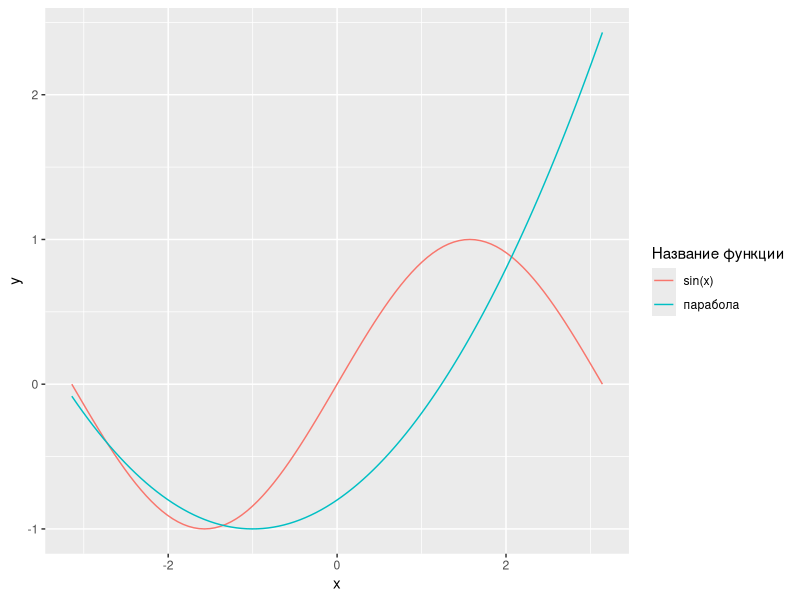
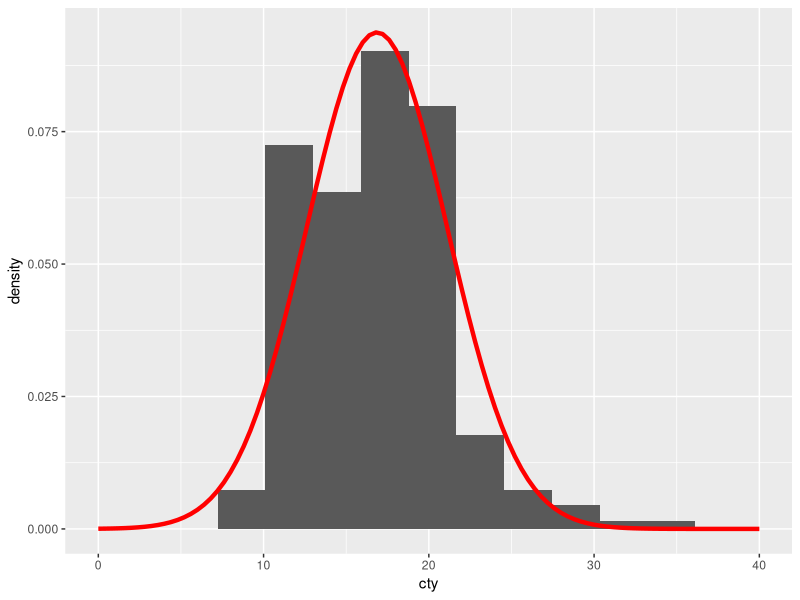

Here is the R script that generated these plots, in order:
## ---- chunk 1
library(tidyverse)
## ---- chunk 2
ggplot(data = tibble(x = c(-pi, pi)), mapping = aes(x)) +
  stat_function(fun = sin, 
                aes(color = 'sin(x)')) +
  stat_function(fun = function(x) { 0.2 * (x + 1)^2 - 1}, 
                aes(color = 'парабола')) +
  labs(color = "Название функции")
## ---- chunk 3
# Рассчитаем параметры нормального распределения и сохраним их в списке
params <- list(mean = mean(mpg$cty), 
               sd = sd(mpg$cty))


# Построим графики данных и функции плотности распределения
ggplot(data = mpg, mapping = aes(x = cty)) +
  geom_histogram(mapping = aes(y = ..density..), bins = 10) +
  stat_function(fun = dnorm, args = params, xlim = c(0, 40), 
                color = 'red', size = 1.5)


## ---- chunk 4
# Напишите свой здесь

# Рассчитайте параметры экспоненциального распределения
# params <- list(rate = ____ )

# Постройте графики данных и функции плотности распределения
# ggplot(data = ___, 
#       mapping = ___) +
#  _______(mapping = aes(y = _____ ), bins = _____) +
#  stat_function(fun = _____, args = params, 
#                color = 'red', size = 1.5) + 
#  ______ +
#  ______

